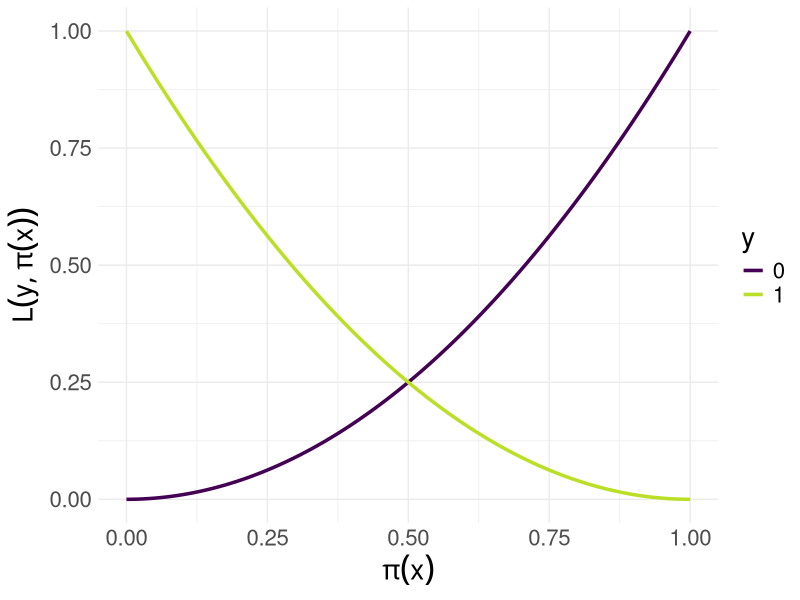
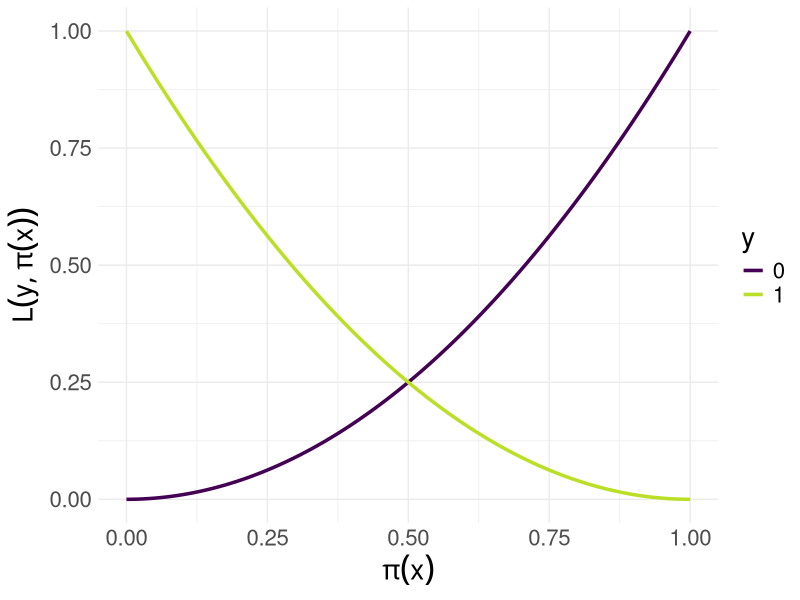

These charts were generated, in order, by the following R code:
# ------------------------------------------------------------------------------
# classification brier

# FIG: Brier score
# ------------------------------------------------------------------------------

library(ggplot2)

# DATA -------------------------------------------------------------------------

x <- seq(0, 1, by = 0.01)

df <- rbind(
  data.frame(x, y = 1, pi = (1 - x)^2),
  data.frame(x, y = 0, pi = x^2))

df$y <- as.factor(df$y)

# PLOTS ------------------------------------------------------------------------

p <- ggplot(data = df, aes(x = x, y = pi, color = y)) + 
  geom_line(size = 1.2) + 
  xlab(expression(pi(x))) + 
  ylab(expression(L(y, pi(x)))) + 
  theme_minimal() +
  theme(text = element_text(size = 20)) +
  scale_color_viridis_d(end = 0.9)
p
ggsave("../figure/brier.png", p, height = 4, width = 9)
